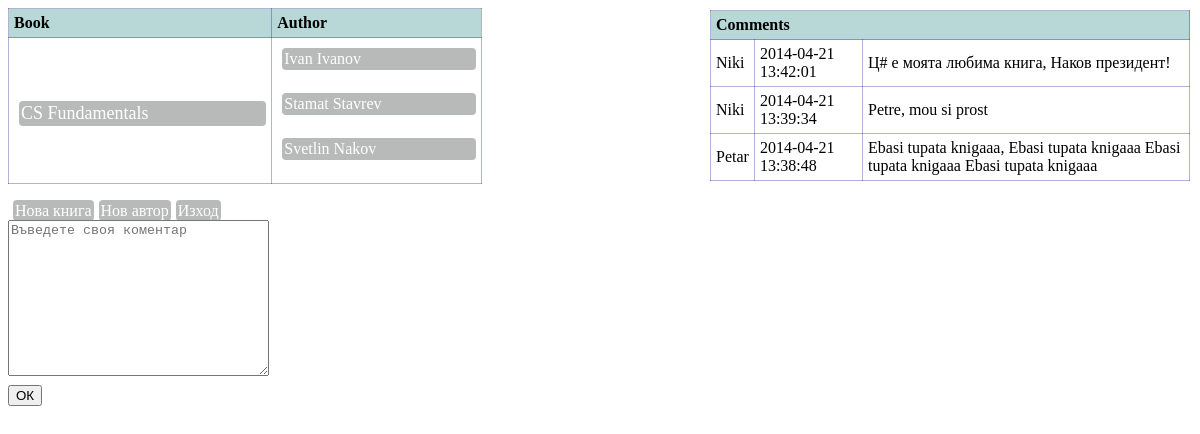
/book.php?book=CS Fundamentals (signed in), run on the app's committed database.
### tables this page shows
CREATE TABLE IF NOT EXISTS `comments` (
  `comment_id` int(11) NOT NULL AUTO_INCREMENT,
  `user_name` varchar(100) NOT NULL,
  `comment` text NOT NULL,
  `datetime` datetime NOT NULL,
  `book_title` varchar(100) NOT NULL,
  PRIMARY KEY (`comment_id`)
);

### book.php (the view, shortened to what this page needs)
<?php
	include './includes/header.php';
	$connection = mysqli_connect('localhost', 'Niki', 'niki', 'books');
	mysqli_query($connection, 'SET NAMES utf8');
	if (isset($_GET['book']) || isset($_SESSION['currentBook'])) {
		if (!(isset($_GET['book']))) {
			$book = $_SESSION['currentBook'];
		} else {
			$book = $_GET['book'];
		}
		$q = mysqli_query($connection, 'SELECT * FROM books LEFT JOIN books_authors
		ON books.book_id = books_authors.book_id
		LEFT JOIN authors ON books_authors.author_id = authors.author_id');
		$result = array();
		while($row = mysqli_fetch_assoc($q)){
			if ($row['book_title'] != $book) {
				continue;
			}
			$result[$row['book_id']]['book_title'] = $row['book_title'];
			$result[$row['book_id']]['author_id'][] = $row['author_name'];
		}
		echo '<table><tr><td>Book</td><td>Author</td></tr>';
		foreach($result as $v) {
			echo '<tr><td><a href="book.php?book='.$v["book_title"].'">'.$v["book_title"].'</a></td><td>';
			foreach($v['author_id'] as $v2) {
				echo '<a href="authorbooks.php?author='.$v2.'">'.$v2.'</a><br/>';
			}
			echo '</td></tr>';
		}
		echo '</table><br/>';
	}
?>
<a href="newbook.php">Нова книга</a><a href="newauthor.php">Нов автор</a><a href="logout.php">Изход</a>
<form action="book.php" method="POST">
	<textarea name="comment" id="comment" cols="30" rows="10" placeholder="Въведете своя коментар"></textarea>
	<input type="submit" value="ОК" />
</form>
<?php
	include './includes/footer.php';
	$q = mysqli_query($connection, 'SELECT * FROM comments WHERE
		book_title = "'.mysqli_real_escape_string($connection, $book).'"');
	if ($q->num_rows > 0) {
		while ($row=$q->fetch_assoc()) {
			$arr[] = $row;
		}
	}
	echo '<table style="position:absolute;top:10px;right:10px;"><tr><td colspan="3">Comments</td></tr>';
	if (isset($arr)) {
		for ($i = 0; $i < count($arr); $i++) {
			echo '<tr><td>'.$arr[$i]["user_name"].'</td><td>'.$arr[$i]["datetime"].'</td>
				<td>'.$arr[$i]["comment"].'</td></tr>';
		}
	}
	echo '</table>';

### includes/header.php (shortened to what this page needs)
<!DOCTYPE HTML>
<html lang="en-US">
<head>
</head>
<body>

### includes/footer.php
</body>
</html>

### includes/header.php (style rules this page uses)
table { border-collapse:collapse; width: 40%; }
table a { display: block; margin-top: 5px; }
td { border: 1px solid rgba(0, 0, 123, 0.3); padding: 5px; }
tr:first-of-type { background-color: rgba(20, 123, 123, 0.3); font-weight: bold; }
a { text-decoration:none; margin-left: 5px; background-color: rgba(20, 23, 23, 0.3); color: #fff; padding: 2px; border-radius: 4px; }
label, input[type="submit"] { display:block; margin-top:5px; }
tr td:nth-of-type(1) a { font-size: 18px; }

### data on the page
comments: user_name "Niki", datetime "2014-04-21 13:42:01", comment "Ц# е моята любима книга, Наков президент!"
comments: user_name "Niki", datetime "2014-04-21 13:39:34", comment "Petre, mou si prost"
comments: user_name "Petar", datetime "2014-04-21 13:38:48", comment "Ebasi tupata knigaaa, Ebasi tupata knigaaa Ebasi tupata knigaaa Ebasi tupata knigaaa"

### other printed values
$v["book_title"] "CS Fundamentals"
$v2 "Ivan Ivanov"
$v2 "Stamat Stavrev"
$v2 "Svetlin Nakov"
